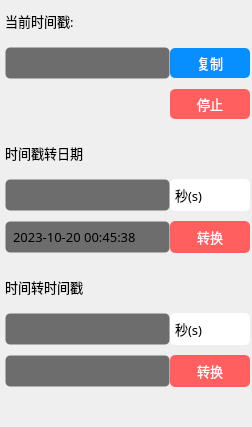
                <widget class="QWidget" name="page_20">
                 <layout class="QVBoxLayout" name="verticalLayout_18">
                  <property name="spacing">
                   <number>18</number>
                  </property>
                  <property name="leftMargin">
                   <number>5</number>
                  </property>
                  <property name="topMargin">
                   <number>5</number>
                  </property>
                  <property name="rightMargin">
                   <number>2</number>
                  </property>
                  <property name="bottomMargin">
                   <number>0</number>
                  </property>
                  <item>
                   <widget class="QWidget" name="gridWidget_timestamp" native="true">
                    <layout class="QGridLayout" name="gridLayout_2">
                     <property name="leftMargin">
                      <number>0</number>
                     </property>
                     <property name="topMargin">
                      <number>0</number>
                     </property>
                     <property name="rightMargin">
                      <number>0</number>
                     </property>
                     <property name="bottomMargin">
                      <number>0</number>
                     </property>
                     <property name="horizontalSpacing">
                      <number>0</number>
                     </property>
                     <property name="verticalSpacing">
                      <number>10</number>
                     </property>
                     <item row="0" column="0">
                      <widget class="QLabel" name="label_now_timestamp">
                       <property name="minimumSize">
                        <size>
                         <width>0</width>
                         <height>32</height>
                        </size>
                       </property>
                       <property name="maximumSize">
                        <size>
                         <width>16777215</width>
                         <height>32</height>
                        </size>
                       </property>
                       <property name="font">
                        <font>
                         <family>OPPOSans B</family>
                         <pointsize>10</pointsize>
                         <stylestrategy>PreferAntialias</stylestrategy>
                        </font>
                       </property>
                       <property name="text">
                        <string>当前时间戳:</string>
                       </property>
                      </widget>
                     </item>
                     <item row="2" column="1">
                      <widget class="QToolButton" name="toolButton_timestamp_stop">
                       <property name="minimumSize">
                        <size>
                         <width>80</width>
                         <height>30</height>
                        </size>
                       </property>
                       <property name="maximumSize">
                        <size>
                         <width>80</width>
                         <height>30</height>
                        </size>
                       </property>
                       <property name="font">
                        <font>
                         <family>OPPOSans B</family>
                         <pointsize>10</pointsize>
                         <stylestrategy>PreferAntialias</stylestrategy>
                        </font>
                       </property>
                       <property name="styleSheet">
                        <string notr="true">QToolButton {
	color: rgb(255, 255, 255);
	background-color: rgb(255, 95, 95);
	border-radius: 5px;
}

QToolButton::menu-indicator { 
	image: None;
}

 
QToolButton:hover {
	color: rgb(255, 255, 255);
	background-color: rgb(255, 95, 95);
}</string>
                       </property>
                       <property name="text">
                        <string>停止</string>
                       </property>
                      </widget>
                     </item>
                     <item row="1" column="1">
                      <widget class="QToolButton" name="toolButton_timestamp_copy">
                       <property name="minimumSize">
                        <size>
                         <width>80</width>
                         <height>30</height>
                        </size>
                       </property>
                       <property name="maximumSize">
                        <size>
                         <width>80</width>
                         <height>30</height>
                        </size>
                       </property>
                       <property name="font">
                        <font>
                         <family>OPPOSans B</family>
                         <pointsize>10</pointsize>
                         <stylestrategy>PreferAntialias</stylestrategy>
                        </font>
                       </property>
                       <property name="styleSheet">
                        <string notr="true">QToolButton {
	color: rgb(255, 255, 255);
	background-color: rgb(7, 143, 255);
	border-radius: 5px;
}

QToolButton::menu-indicator { 
	image: None;
}

 
QToolButton:hover {
	color: rgb(255, 255, 255);
	background-color: rgb(7, 143, 255);
}</string>
                       </property>
                       <property name="text">
                        <string>复制</string>
                       </property>
                      </widget>
                     </item>
                     <item row="1" column="0">
                      <widget class="QLineEdit" name="lineEdit_now_timestamp">
                       <property name="minimumSize">
                        <size>
                         <width>165</width>
                         <height>32</height>
                        </size>
                       </property>
                       <property name="maximumSize">
                        <size>
                         <width>165</width>
                         <height>32</height>
                        </size>
                       </property>
                       <property name="font">
                        <font>
                         <family>OPPOSans B</family>
                         <pointsize>10</pointsize>
                         <stylestrategy>PreferAntialias</stylestrategy>
                        </font>
                       </property>
                       <property name="styleSheet">
                        <string notr="true">background-color: rgb(25, 25, 25, 155);
border: 1px solid rgba(255, 255, 255, 0);
border-radius: 5px;
padding-left:5px;
/*padding-right:10px;*/</string>
                       </property>
                       <property name="readOnly">
                        <bool>true</bool>
                       </property>
                      </widget>
                     </item>
                    </layout>
                   </widget>
                  </item>
                  <item>
                   <widget class="QWidget" name="gridWidget_time2date" native="true">
                    <layout class="QGridLayout" name="gridLayout_3">
                     <property name="leftMargin">
                      <number>0</number>
                     </property>
                     <property name="topMargin">
                      <number>0</number>
                     </property>
                     <property name="rightMargin">
                      <number>0</number>
                     </property>
                     <property name="bottomMargin">
                      <number>0</number>
                     </property>
                     <property name="horizontalSpacing">
                      <number>0</number>
                     </property>
                     <property name="verticalSpacing">
                      <number>10</number>
                     </property>
                     <item row="0" column="0">
                      <widget class="QLabel" name="label_time2date">
                       <property name="minimumSize">
                        <size>
                         <width>0</width>
                         <height>32</height>
                        </size>
                       </property>
                       <property name="maximumSize">
                        <size>
                         <width>16777215</width>
                         <height>32</height>
                        </size>
                       </property>
                       <property name="font">
                        <font>
                         <family>OPPOSans B</family>
                         <pointsize>10</pointsize>
                         <stylestrategy>PreferAntialias</stylestrategy>
                        </font>
                       </property>
                       <property name="text">
                        <string>时间戳转日期</string>
                       </property>
                      </widget>
                     </item>
                     <item row="1" column="0">
                      <widget class="QLineEdit" name="lineEdit_time2date_in">
                       <property name="minimumSize">
                        <size>
                         <width>165</width>
                         <height>32</height>
                        </size>
                       </property>
                       <property name="maximumSize">
                        <size>
                         <width>165</width>
                         <height>32</height>
                        </size>
                       </property>
                       <property name="font">
                        <font>
                         <family>OPPOSans B</family>
                         <pointsize>10</pointsize>
                         <stylestrategy>PreferAntialias</stylestrategy>
                        </font>
                       </property>
                       <property name="styleSheet">
                        <string notr="true">background-color: rgb(25, 25, 25, 155);
border: 1px solid rgba(255, 255, 255, 0);
border-radius: 5px;
padding-left:5px;
/*padding-right:10px;*/</string>
                       </property>
                       <property name="text">
                        <string/>
                       </property>
                      </widget>
                     </item>
                     <item row="2" column="0">
                      <widget class="QLineEdit" name="lineEdit_time2date_out">
                       <property name="minimumSize">
                        <size>
                         <width>165</width>
                         <height>32</height>
                        </size>
                       </property>
                       <property name="maximumSize">
                        <size>
                         <width>165</width>
                         <height>32</height>
                        </size>
                       </property>
                       <property name="font">
                        <font>
                         <family>OPPOSans B</family>
                         <pointsize>10</pointsize>
                         <stylestrategy>PreferAntialias</stylestrategy>
                        </font>
                       </property>
                       <property name="styleSheet">
                        <string notr="true">background-color: rgb(25, 25, 25, 155);
border: 1px solid rgba(255, 255, 255, 0);
border-radius: 5px;
padding-left:5px;
/*padding-right:10px;*/</string>
                       </property>
                       <property name="text">
                        <string>2023-10-20 00:45:38</string>
                       </property>
                      </widget>
                     </item>
                     <item row="1" column="1">
                      <widget class="QComboBox" name="comboBox_time2date">
                       <property name="minimumSize">
                        <size>
                         <width>80</width>
                         <height>32</height>
                        </size>
                       </property>
                       <property name="maximumSize">
                        <size>
                         <width>80</width>
                         <height>32</height>
                        </size>
                       </property>
                       <property name="font">
                        <font>
                         <family>OPPOSans B</family>
                         <pointsize>10</pointsize>
                         <stylestrategy>PreferAntialias</stylestrategy>
                        </font>
                       </property>
                       <property name="styleSheet">
                        <string notr="true">QComboBox{ 
border:0px solid gray;  
border-radius:5px;  
/*padding: 5px; */
/*min-width:4em;*/
}

QComboBox::drop-down{
subcontrol-origin:padding; 
subcontrol-position:top right; 
width:20px; 
/*border-left-width:1px;*/
border-left-color:darkgray;
border-left-style:solid; 
border-top-right-radius:3px; 
border-bottom-right-radius:3px;
}
QComboBox QAbstractItemView{
border: 2px solid #4E6D8C;
}
QComboBox::down-arrow{
border-image: url(:/lib/up.png);
    width:20px;
	height:20px;

}
</string>
                       </property>
                       <item>
                        <property name="text">
                         <string>秒(s)</string>
                        </property>
                       </item>
                       <item>
                        <property name="text">
                         <string>毫秒(ms)</string>
                        </property>
                       </item>
                      </widget>
                     </item>
                     <item row="2" column="1">
                      <widget class="QToolButton" name="toolButton_time2date">
                       <property name="minimumSize">
                        <size>
                         <width>80</width>
                         <height>32</height>
                        </size>
                       </property>
                       <property name="maximumSize">
                        <size>
                         <width>80</width>
                         <height>32</height>
                        </size>
                       </property>
                       <property name="font">
                        <font>
                         <family>OPPOSans B</family>
                         <pointsize>10</pointsize>
                         <stylestrategy>PreferAntialias</stylestrategy>
                        </font>
                       </property>
                       <property name="styleSheet">
                        <string notr="true">QToolButton {
	color: rgb(255, 255, 255);
	background-color: rgb(255, 95, 95);
	border-radius: 5px;
}

QToolButton::menu-indicator { 
	image: None;
}

 
QToolButton:hover {
	color: rgb(255, 255, 255);
	background-color: rgb(255, 95, 95);
}</string>
                       </property>
                       <property name="text">
                        <string>转换</string>
                       </property>
                      </widget>
                     </item>
                    </layout>
                   </widget>
                  </item>
                  <item>
                   <widget class="QWidget" name="gridWidget_date2time" native="true">
                    <layout class="QGridLayout" name="gridLayout_4">
                     <property name="leftMargin">
                      <number>0</number>
                     </property>
                     <property name="topMargin">
                      <number>0</number>
                     </property>
                     <property name="rightMargin">
                      <number>0</number>
                     </property>
                     <property name="bottomMargin">
                      <number>0</number>
                     </property>
                     <property name="horizontalSpacing">
                      <number>0</number>
                     </property>
                     <property name="verticalSpacing">
                      <number>10</number>
                     </property>
                     <item row="2" column="0">
                      <widget class="QLineEdit" name="lineEdit_date2time_out">
                       <property name="minimumSize">
                        <size>
                         <width>165</width>
                         <height>32</height>
                        </size>
                       </property>
                       <property name="maximumSize">
                        <size>
                         <width>165</width>
                         <height>32</height>
                        </size>
                       </property>
                       <property name="font">
                        <font>
                         <family>OPPOSans B</family>
                         <pointsize>10</pointsize>
                         <stylestrategy>PreferAntialias</stylestrategy>
                        </font>
                       </property>
                       <property name="styleSheet">
                        <string notr="true">background-color: rgb(25, 25, 25, 155);
border: 1px solid rgba(255, 255, 255, 0);
border-radius: 5px;
padding-left:5px;
/*padding-right:10px;*/</string>
                       </property>
                      </widget>
                     </item>
                     <item row="1" column="0">
                      <widget class="QLineEdit" name="lineEdit_date2time_in">
                       <property name="minimumSize">
                        <size>
                         <width>165</width>
                         <height>32</height>
                        </size>
                       </property>
                       <property name="maximumSize">
                        <size>
                         <width>165</width>
                         <height>32</height>
                        </size>
                       </property>
                       <property name="font">
                        <font>
                         <family>OPPOSans B</family>
                         <pointsize>10</pointsize>
                         <stylestrategy>PreferAntialias</stylestrategy>
                        </font>
                       </property>
                       <property name="styleSheet">
                        <string notr="true">background-color: rgb(25, 25, 25, 155);
border: 1px solid rgba(255, 255, 255, 0);
border-radius: 5px;
padding-left:5px;
/*padding-right:10px;*/</string>
                       </property>
                      </widget>
                     </item>
                     <item row="0" column="0">
                      <widget class="QLabel" name="label_date2time">
                       <property name="minimumSize">
                        <size>
                         <width>0</width>
                         <height>32</height>
                        </size>
                       </property>
                       <property name="maximumSize">
                        <size>
                         <width>16777215</width>
                         <height>32</height>
                        </size>
                       </property>
                       <property name="font">
                        <font>
                         <family>OPPOSans B</family>
                         <pointsize>10</pointsize>
                         <stylestrategy>PreferAntialias</stylestrategy>
                        </font>
                       </property>
                       <property name="text">
                        <string>时间转时间戳</string>
                       </property>
                      </widget>
                     </item>
                     <item row="1" column="1">
                      <widget class="QComboBox" name="comboBox_date2time">
                       <property name="minimumSize">
                        <size>
                         <width>80</width>
                         <height>32</height>
                        </size>
                       </property>
                       <property name="maximumSize">
                        <size>
                         <width>80</width>
                         <height>32</height>
                        </size>
                       </property>
                       <property name="font">
                        <font>
                         <family>OPPOSans B</family>
                         <pointsize>10</pointsize>
                         <stylestrategy>PreferAntialias</stylestrategy>
                        </font>
                       </property>
                       <property name="styleSheet">
                        <string notr="true">QComboBox{ 
border:0px solid gray;  
border-radius:5px;  
/*padding: 5px; */
/*min-width:4em;*/
}

QComboBox::drop-down{
subcontrol-origin:padding; 
subcontrol-position:top right; 
width:20px; 
/*border-left-width:1px;*/
border-left-color:darkgray;
border-left-style:solid; 
border-top-right-radius:3px; 
border-bottom-right-radius:3px;
}
QComboBox QAbstractItemView{
border: 2px solid #4E6D8C;
}
QComboBox::down-arrow{
border-image: url(:/lib/up.png);
    width:20px;
	height:20px;

}
</string>
                       </property>
                       <item>
                        <property name="text">
                         <string>秒(s)</string>
                        </property>
                       </item>
                       <item>
                        <property name="text">
                         <string>毫秒(ms)</string>
                        </property>
                       </item>
                      </widget>
                     </item>
                     <item row="2" column="1">
                      <widget class="QToolButton" name="toolButton_date2time">
                       <property name="minimumSize">
                        <size>
                         <width>80</width>
                         <height>32</height>
                        </size>
                       </property>
                       <property name="maximumSize">
                        <size>
                         <width>80</width>
                         <height>32</height>
                        </size>
                       </property>
                       <property name="font">
                        <font>
                         <family>OPPOSans B</family>
                         <pointsize>10</pointsize>
                         <stylestrategy>PreferAntialias</stylestrategy>
                        </font>
                       </property>
                       <property name="styleSheet">
                        <string notr="true">QToolButton {
	color: rgb(255, 255, 255);
	background-color: rgb(255, 95, 95);
	border-radius: 5px;
}

QToolButton::menu-indicator { 
	image: None;
}

 
QToolButton:hover {
	color: rgb(255, 255, 255);
	background-color: rgb(255, 95, 95);
}</string>
                       </property>
                       <property name="text">
                        <string>转换</string>
                       </property>
                      </widget>
                     </item>
                    </layout>
                   </widget>
                  </item>
                  <item>
                   <spacer name="verticalSpacer_2">
                    <property name="orientation">
                     <enum>Qt::Vertical</enum>
                    </property>
                    <property name="sizeHint" stdset="0">
                     <size>
                      <width>20</width>
                      <height>40</height>
                     </size>
                    </property>
                   </spacer>
                  </item>
                 </layout>
                </widget>
